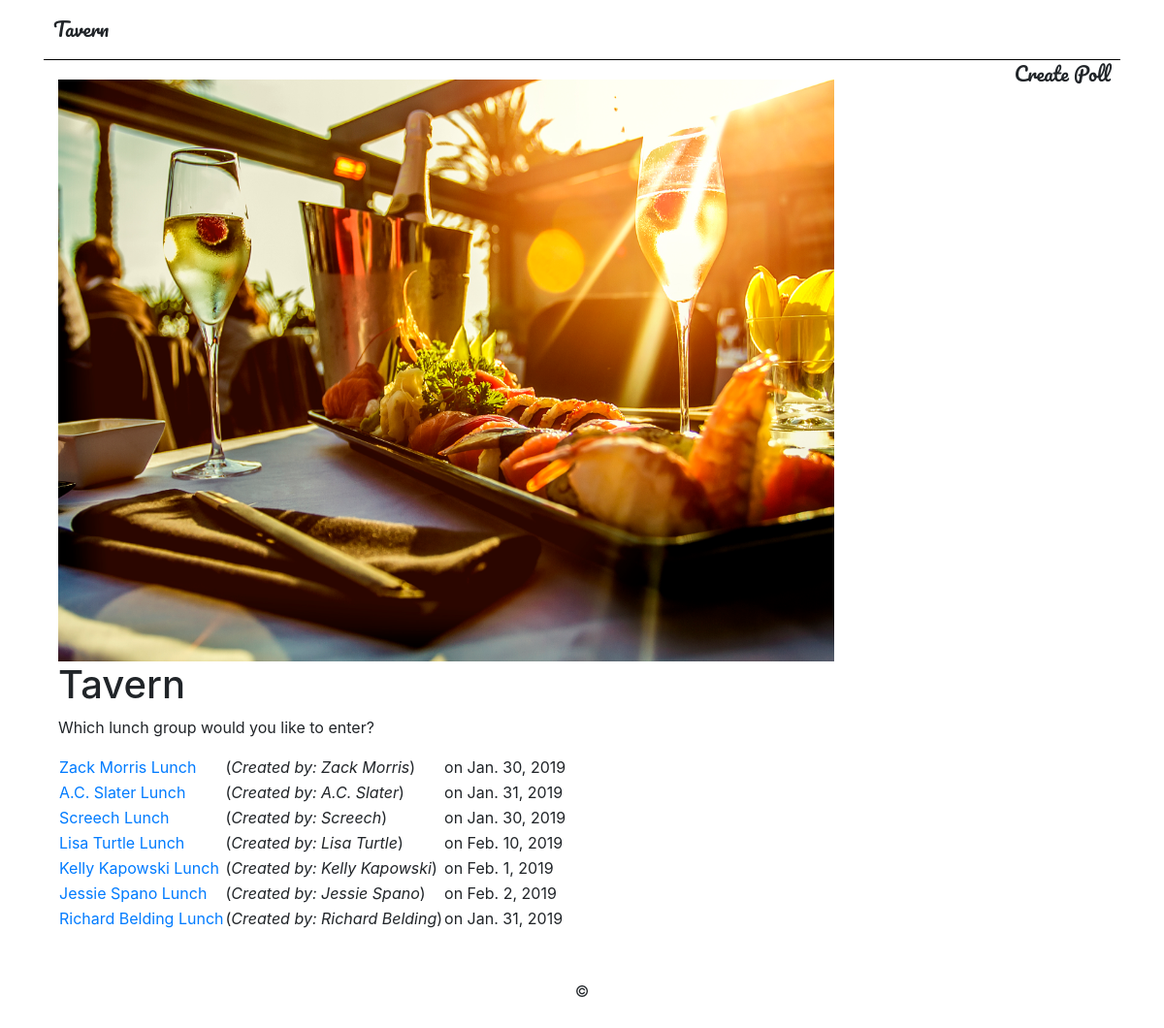
The page / on the database its author committed.
### tavern/models.py (models this page shows, shortened)
class Lunch(models.Model):
    nickname = models.CharField(max_length=100, default='')
    user = models.CharField(max_length=100, default='')
    date = models.DateField(max_length=100, default=datetime.date.today)

### tavern/views.py (the view)
# urls.py: path('', views.HomeView.as_view(), name='home'),
class HomeView(TemplateView):
    template_name = 'home.html'
    def get_context_data(self, **kwargs):
        lunches = Lunch.objects.all()
        context = {
            'lunches': lunches
        }
        return context

### tavern/templates/home.html
{% extends 'base.html' %}
{% block content %}
    <p>Which lunch group would you like to enter?</p>
    <table>
        {% for lunch in lunches %}
            <tr>
                <td>
                    <a href="http://127.0.0.1:8000/{{ lunch.id }}">{{ lunch.nickname }}
                    </a>
                </td>
                <td>(<em>Created by: {{ lunch.user }}</em>)</td>
                    <td>on {{ lunch.date }}</td>
            </tr>
        {% endfor %}
    </table>
{% endblock %}

### rows shown on the page
Lunch: nickname "Zack Morris Lunch", user "Zack Morris", date "Jan. 30, 2019"
Lunch: nickname "A.C. Slater Lunch", user "A.C. Slater", date "Jan. 31, 2019"
Lunch: nickname "Screech Lunch", user "Screech", date "Jan. 30, 2019"
Lunch: nickname "Lisa Turtle Lunch", user "Lisa Turtle", date "Feb. 10, 2019"
Lunch: nickname "Kelly Kapowski Lunch", user "Kelly Kapowski", date "Feb. 1, 2019"
Lunch: nickname "Jessie Spano Lunch", user "Jessie Spano", date "Feb. 2, 2019"
Lunch: nickname "Richard Belding Lunch", user "Richard Belding", date "Jan. 31, 2019"
